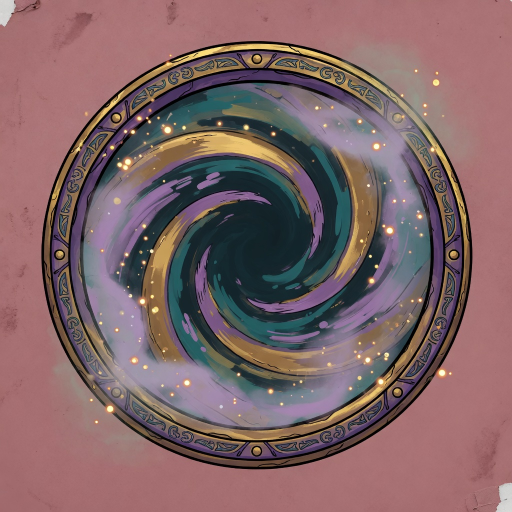
#> input picture assets/art/refs/portal_void.jpg, 1024 x 1024 px (shown at 1/2 size)
$ python -i process-art.py   (imports and definitions only)
#> lines starting #> are read from the running program, lines starting #| are printed output that depends on the picture; after the words box and inside, x2 and y2 are one past the last pixel; in counts of white or black regions, pixels touching at a corner belong together
#!/usr/bin/env python3
"""Chroma-key Imagine JPEGs into engine-ready PNGs + a labeled contact sheet."""

from __future__ import annotations

import os
import shutil
import sys
from pathlib import Path

from PIL import Image, ImageDraw, ImageFilter, ImageFont

ROOT = Path(__file__).resolve().parents[1]
IMG = Path(
    os.environ.get(
        "TAMI_IMG_DIR",
        "/Users/nope/.grok/sessions/%2FUsers%2Fnope%2FCode%2FTami/"
        "01a0bf45-2c8d-7521-8e72-78bf8fa64688/images",
    )
)
SPR = ROOT / "assets" / "sprites"
FLD = ROOT / "assets" / "fields"
REF = ROOT / "assets" / "art" / "refs"
SHOT = ROOT / "docs" / "screenshots"

# Canon Imagine map. Discarded hybrids: 6, 8, 10.
# 52+ unarmed paper-doll bodies (no staff, bare head) + gear overlays.
FIGS = {
    "orc_cloth": 52,
    "undead_cloth": 53,
    "elf_cloth": 54,
    "human_cloth": 57,
    "orc_plate": 59,
    "human_leather": 60,
    "orc_mail": 61,
    "human_mail": 62,
    "human_plate": 63,
    "orc_leather": 64,
    "elf_plate": 65,
    "undead_leather": 66,
    "elf_mail": 67,
    "elf_leather": 68,
    "undead_plate": 69,
    "undead_mail": 70,
}
# Front-facing paper-doll overlays on pure magenta (80–90).
GEAR = {
    "wep_stick": (83, 220),
    "wep_hatchet": (80, 180),
    "wep_spear": (87, 240),
    "wep_blade": (81, 200),
    "helm_cap": (89, 90),
    "helm_coif": (85, 120),
    "helm_iron": (82, 110),
    "shield_round": (88, 110),
    "shield_tower": (86, 140),
}
FIELDS = {
    "greenroad": 25,
    "ironpit": 24,
    "moonwood": 21,
    "barrow": 23,
    "ashfen": 26,
}
ENEMY = 22
MOBS = {
    "mob_gnoll": 42,
    "mob_boar": 22,
    "mob_wight": 44,
    "mob_moth": 39,
    "mob_pike": 41,
    "mob_crow": 40,
    "mob_mire_eel": 45,
    "mob_ash_rat": 43,
    "mob_wolf": 50,
    "mob_spider": 51,
    "mob_ogre": 49,
    "mob_brigand": 48,
    "mob_wyrm": 47,
    "mob_hag": 46,
}
FIRE = 27  # green-screen retry of 20
PETS = {
    "pet_toad": 28,
    "pet_rat": 29,
    "pet_crow": 30,
    "pet_moth": 31,
}
FX = {
    "fx_coins": 32,
    "fx_slash": 33,
    "fx_dust": 34,
    "fx_spark": 35,
}
PORTAL_VOID = 36
PORTAL_RING = 37

PEOPLE = ("human", "orc", "elf", "undead")
TIERS = ("cloth", "leather", "mail", "plate")

PANEL = 466
FIG_H = 360
PAD = 12


def dist2(r: int, g: int, b: int, cr: int, cg: int, cb: int) -> int:
    dr, dg, db = r - cr, g - cg, b - cb
    return dr * dr + dg * dg + db * db


def sample_bg(im: Image.Image) -> tuple[int, int, int]:
    """Median RGB of four 16×16 corners — Imagine's 'magenta' is actually dusty rose."""
    rgb = im.convert("RGB")
    w, h = rgb.size
    px = rgb.load()
    vals: list[tuple[int, int, int]] = []
    for ox, oy in ((0, 0), (w - 16, 0), (0, h - 16), (w - 16, h - 16)):
        for y in range(oy, oy + 16):
            for x in range(ox, ox + 16):
                vals.append(px[x, y])
    vals.sort()
    return vals[len(vals) // 2]


# [50 lines left out: function chroma_flood, not called in this run]


def chroma(im: Image.Image, keys: list[tuple[int, int, int]] | None = None, hard: int = 36, soft: int = 58) -> Image.Image:
    """RGB JPEG → RGBA. Keys default to this image's sampled corner color."""
    im = im.convert("RGB")
    w, h = im.size
    src = im.tobytes()
    if not keys:
        keys = [sample_bg(im)]
    kr, kg, kb = keys[0]
    green_screen = kg > 150 and kr < 80
    out = bytearray(w * h * 4)
    hard2 = hard * hard
    soft2 = soft * soft
    span = float(soft2 - hard2) if soft2 > hard2 else 1.0
    for i in range(w * h):
        r, g, b = src[i * 3], src[i * 3 + 1], src[i * 3 + 2]
        d = min(dist2(r, g, b, k0, k1, k2) for k0, k1, k2 in keys)
        keyed = d <= soft2
        if green_screen:
            keyed = keyed and g > 140 and r < 90
        else:
            # dusty-rose studio is pink (r high, b high, g mid). Olive skin is
            # yellow-green (b low). Grey steel is unsaturated.
            keyed = keyed and r > 150 and b > 118 and r > g + 4
        if not keyed:
            a = 255
        elif d <= hard2:
            a = 0
        else:
            a = int(255.0 * (d - hard2) / span)
        o = i * 4
        if a == 0:
            out[o : o + 4] = b"\x00\x00\x00\x00"
        else:
            out[o] = r
            out[o + 1] = g
            out[o + 2] = b
            out[o + 3] = a
    rgba = Image.frombytes("RGBA", (w, h), bytes(out))
    a = rgba.split()[3]
    a_bin = a.point(lambda v: 255 if v > 40 else 0)
    eroded = a_bin.filter(ImageFilter.MinFilter(3))
    return Image.merge(
        "RGBA",
        (
            rgba.getchannel("R"),
            rgba.getchannel("G"),
            rgba.getchannel("B"),
            Image.composite(a, eroded, a_bin),
        ),
    )


# [87 lines left out: functions bbox_opaque, crop_pad, scale_h, save, process_fig, drop_magenta and 1 more, not called in this run]


def is_studio_rose(r: int, g: int, b: int) -> bool:
    """Dusty-rose studio bleed. Cream shirts are high-g; peach skin has b << g."""
    return r > 150 and b > 100 and 95 < g < 155 and r > g + 28 and abs(g - b) < 30


# [359 lines left out: functions eat_rose_fringe, drop_rose_pockets, eat_rose_from_edge, process_keyed, process_field, _circle_mask and 8 more, not called in this run]


# [2 lines not run here, left out]

>>> from PIL import Image
>>> picture = Image.open('../assets/art/refs/portal_void.jpg')
#> picture is the input picture: PIL image 1024x1024 RGB; mean R, G, B 128.2, 100.7, 102.7
>>> result = chroma(picture)
#> after the loop in sample_bg, `for ox, oy in ((0, 0), (w - 16, 0), (0, h - 16), (w - 16, h - 16)):`: vals = 1024 items, first 6: (215, 214, 212), (212, 211, 209), (218, 217, 215), (210, 209, 207), (212, 211, 209), (214, 213, 211)
#> in chroma, `keys = [sample_bg(im)]`: keys = [(208, 207, 205)]
#> in chroma, `kr, kg, kb = keys[0]`: kr = 208; kg = 207; kb = 205
#> in chroma, `green_screen = kg > 150 and kr < 80`: green_screen = False
#> the loop in chroma, `for i in range(w * h):` made 1048576 passes
#> (r, g, b, d, keyed) on pass 29: (196, 176, 175, 2005, True)
#> (r, g, b, d, keyed) on passes 1 to 6: (215, 214, 212, 147, False), (212, 211, 209, 48, False), (218, 217, 215, 300, False), (210, 209, 207, 12, False), (212, 211, 209, 48, False), (214, 213, 211, 108, False)
#> in chroma, `a = rgba.split()[3]`:
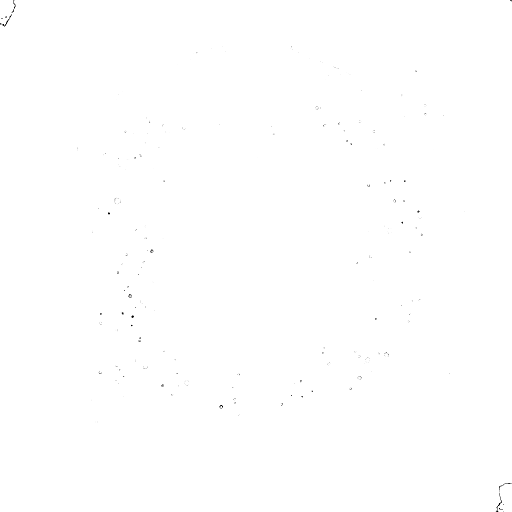
#> a: PIL image 1024x1024 L (shown at 1/2 size); min 0, max 255, mean 254.8
#> in chroma, `a_bin = a.point(lambda v: 255 if v > 40 else 0)`: a_bin: PIL image 1024x1024 L; 100% white; black in thin lines or dots
#> in chroma, `eroded = a_bin.filter(ImageFilter.MinFilter(3))`:
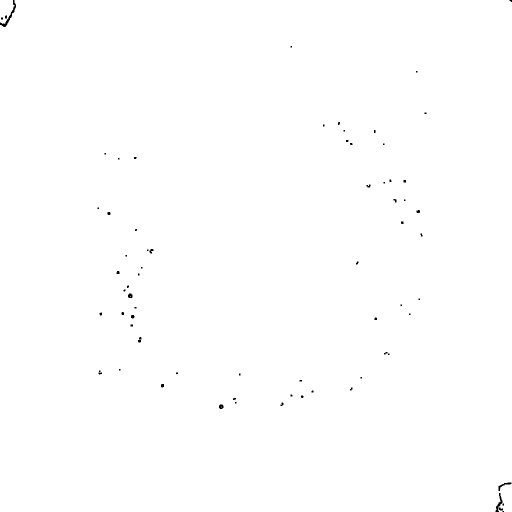
#> eroded: PIL image 1024x1024 L (shown at 1/2 size); 99.8% white; 72 black regions (42 under 20 px), largest, box (x1, y1, x2, y2) and area: (0, 0, 32, 54) 280, (991, 986, 1006, 1024) 207, (997, 965, 1023, 982) 115
